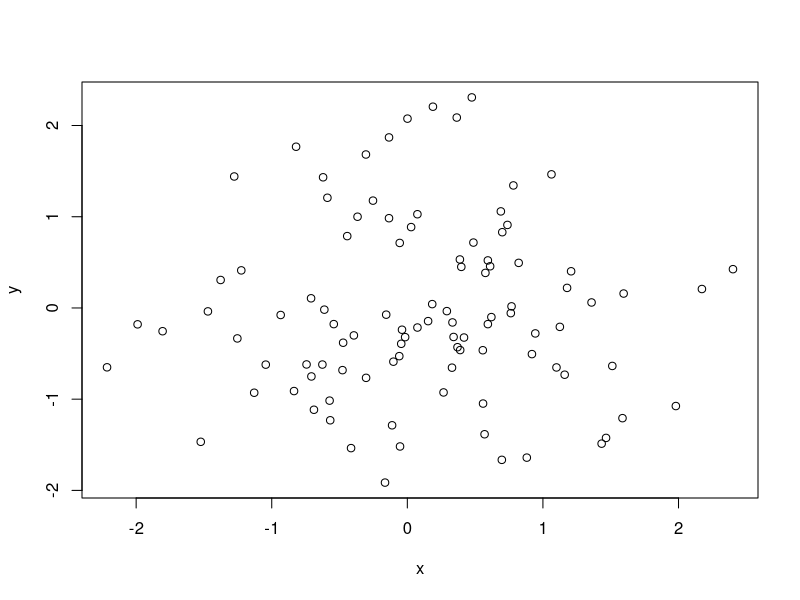
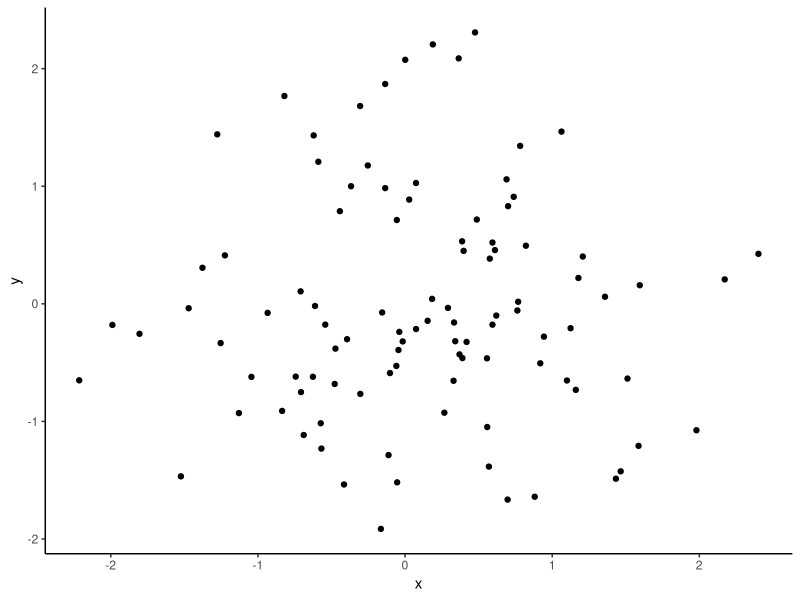

Here is the R script that generated these plots, in order:
## ---- chunk 1
rm(list=ls())
## ---- chunk 2
print(R.Version())
## ---- chunk 3
set.seed(1)
x=rnorm(100); y = rnorm(100)
plot(x,y)
## ---- chunk 4
data = data.frame(x,y)

library(ggplot2)

ggplot(data) + 
  geom_point(aes(x=x,y=y)) +
  theme_classic()
## ---- chunk 5
# TO DO
## ---- chunk 6
# TO DO
## ---- chunk 7
# TO DO
## ---- chunk 8
# TO DO
## ---- chunk 9
# TO DO
